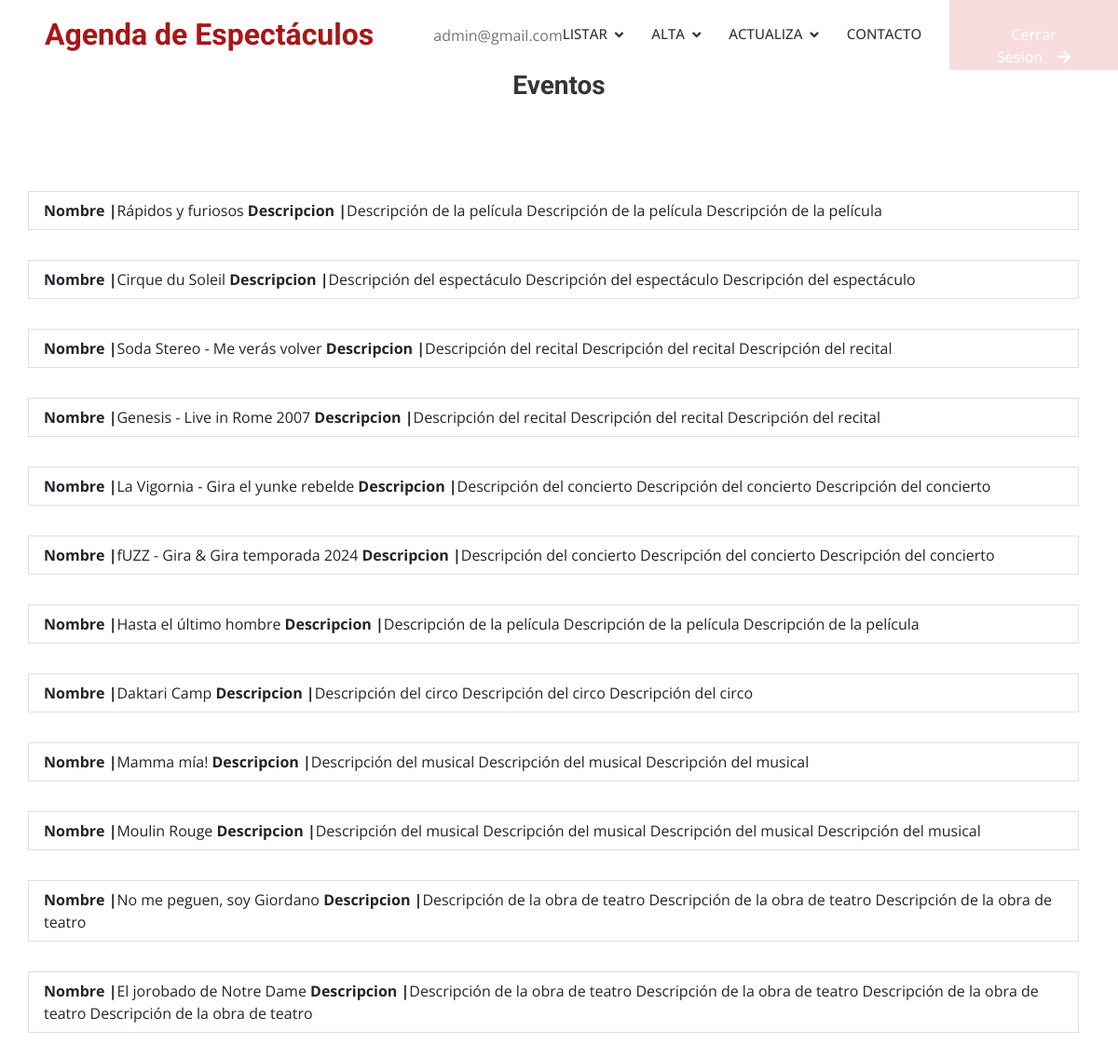
Screenshot of /ge/listarevento (signed in) with the database file from the repository.
### tables this page shows
CREATE TABLE `evento` (
  `id` int(11) NOT NULL,
  `nombre` varchar(255) NOT NULL,
  `descripcion` varchar(255) NOT NULL,
  `fecha` date NOT NULL,
  `tipo` int(11) NOT NULL
);

### ge/app/views/eventview.php (called while the page is built, shortened)
<?php
Class EventView {
    public function __construct($user){
        $this->user = $user;
    }
    function showEvents($events) {
        require_once 'templates/show_events.phtml';
        }
}

### ge/app/controllers/eventcontroller.php (called while the page is built, shortened)
<?php
include_once 'app/models/eventmodel.php';
include_once 'app/views/eventview.php';
class EventController {
    private $model;
    private $view;
    function __construct($res){
      $this->model = new EventModel();
      $this->view = new EventView($res->user);
  }
    function showEvents(){
      $events = $this->model->getAll();
      $this->view->showEvents($events);
    }
}

### ge/app/models/eventmodel.php (called while the page is built, shortened)
<?php
Class EventModel {
    private $db;
    public function __construct() {
       $this->db = new PDO('mysql:host=localhost;dbname=g27_db_webspectaculos;charset=utf8', 'root', '');
   }
    public function getAll(){
        $query = $this->db->prepare('SELECT * FROM evento');
        $query->execute();
        $events = $query->fetchAll(PDO::FETCH_OBJ);
        return $events;
    }
}

### ge/templates/show_events.phtml (the view)
<?php require_once 'templates/header.phtml';
?>
<h3 align='center'>Eventos</h3>
   <div class='container-xxl py-5'>
     <div class='container'>
       <div class='row g-4'>
           <ul class='list-group mt-5'>
                <?php foreach($events as $event): ?>
                    <p><li class='list-group-item'>
                        <a><strong>Nombre |</strong></a><?=$event->nombre ?> <a><strong>Descripcion |</strong></a><?=$event->descripcion ?>
                   </li></p>
              <?php endforeach?>
        </div>
     </div>
  </div>
  <?php
require_once 'templates/footer.phtml';

### ge/router.php (shortened to what this page needs)
<?php
  include_once 'app/controllers/eventcontroller.php';
$res = new Response();
$action='home';
if (!empty($_GET["action"])){
	$action=$_GET["action"];}
$params=explode("/",$action);
    switch ($params[0]){
	    case 'listarevento':
			$controller = new EventController($res);
			$controller->showEvents();
			break;
}

### ge/templates/header.phtml (shortened to what this page needs)
<!DOCTYPE html>
<html lang="en">
<head>
    <link href="https://cdnjs.cloudflare.com/ajax/libs/font-awesome/5.10.0/css/all.min.css" rel="stylesheet">
    <link href="https://cdn.jsdelivr.net/npm/bootstrap-icons@1.4.1/font/bootstrap-icons.css" rel="stylesheet">
    <link href="lib/animate/animate.min.css" rel="stylesheet">
    <link href="lib/owlcarousel/assets/owl.carousel.min.css" rel="stylesheet">
    <link href="lib/lightbox/css/lightbox.min.css" rel="stylesheet">
    <link href="css/bootstrap.min.css" rel="stylesheet">
    <link href="css/style.css" rel="stylesheet">
</head>
<body>
    <nav class="navbar navbar-expand-lg bg-white navbar-light sticky-top p-0">
        <a href="listar" class="navbar-brand d-flex align-items-center px-4 px-lg-5">
            <h2 class="m-0 text-primary">Agenda de Espectáculos</h2></a>
                <?php if($this->user): ?>
                    <span class="navbar-text"><?= $this->user->email ?></span>
                <?php endif; ?>
        <div class="collapse navbar-collapse" id="navbarCollapse">
            <div class="navbar-nav ms-auto p-4 p-lg-0">
                <div class="nav-item dropdown">
                    <a href="#" class="nav-link dropdown-toggle" data-bs-toggle="dropdown">Listar</a>
                </div>
                <div class="nav-item dropdown">
                    <a href="#" class="nav-link dropdown-toggle" data-bs-toggle="dropdown">Alta</a>
                </div>
                <div class="nav-item dropdown">
                    <a href="#" class="nav-link dropdown-toggle" data-bs-toggle="dropdown">Actualiza</a>
                </div>
            <a href="" class="nav-item nav-link">Contacto</a>
            </div>
            <a href="logout" class="btn btn-primary py-4 px-lg-5 d-none d-lg-block">Cerrar Sesion<i class="fa fa-arrow-right ms-3"></i></a>
        </div>
    </nav>

### ge/templates/footer.phtml (shortened to what this page needs)
</body>
</html>

### ge/css/style.css (style rules this page uses)
:root { --primary: #a91518; --light: #F5F5F5; --dark: #353535; }
.btn { font-weight: 500; transition: .5s; }
.btn.btn-primary, .btn.btn-secondary { color: #FFFFFF; }
.navbar .dropdown-toggle::after { border: none; content: "\f107"; font-family: "Font Awesome 5 Free"; font-weight: 900; vertical-align: middle; margin-left: 8px; }
.navbar-light .navbar-nav .nav-link { margin-right: 30px; padding: 25px 0; color: #FFFFFF; font-size: 15px; font-weight: 500; text-transform: uppercase; outline: none; }
.navbar-light .navbar-brand, .navbar-light a.btn { height: 75px; }
.navbar-light .navbar-nav .nav-link { color: var(--dark); font-weight: 500; }
.navbar-light.sticky-top { top: -100px; transition: .5s; }

### rows the page displays
evento: nombre "Rápidos y furiosos", descripcion "Descripción de la película Descripción de la película Descripción de la película"
evento: nombre "Cirque du Soleil", descripcion "Descripción del espectáculo Descripción del espectáculo Descripción del espectáculo"
evento: nombre "Soda Stereo - Me verás volver", descripcion "Descripción del recital Descripción del recital Descripción del recital"
evento: nombre "Genesis - Live in Rome 2007", descripcion "Descripción del recital Descripción del recital Descripción del recital"
evento: nombre "La Vigornia - Gira el yunke rebelde", descripcion "Descripción del concierto Descripción del concierto Descripción del concierto"
evento: nombre "fUZZ - Gira & Gira temporada 2024", descripcion "Descripción del concierto Descripción del concierto Descripción del concierto"
evento: nombre "Hasta el último hombre", descripcion "Descripción de la película Descripción de la película Descripción de la película"
evento: nombre "Daktari Camp", descripcion "Descripción del circo Descripción del circo Descripción del circo"
evento: nombre "Mamma mía!", descripcion "Descripción del musical Descripción del musical Descripción del musical"
evento: nombre "Moulin Rouge", descripcion "Descripción del musical Descripción del musical Descripción del musical Descripción del musical"
evento: nombre "No me peguen, soy Giordano", descripcion "Descripción de la obra de teatro Descripción de la obra de teatro Descripción de la obra de teatro"
evento: nombre "El jorobado de Notre Dame", descripcion "Descripción de la obra de teatro Descripción de la obra de teatro Descripción de la obra de teatro Descripción de la obra de teatro"

### other values shown
$this->user->email "admin@gmail.com"
